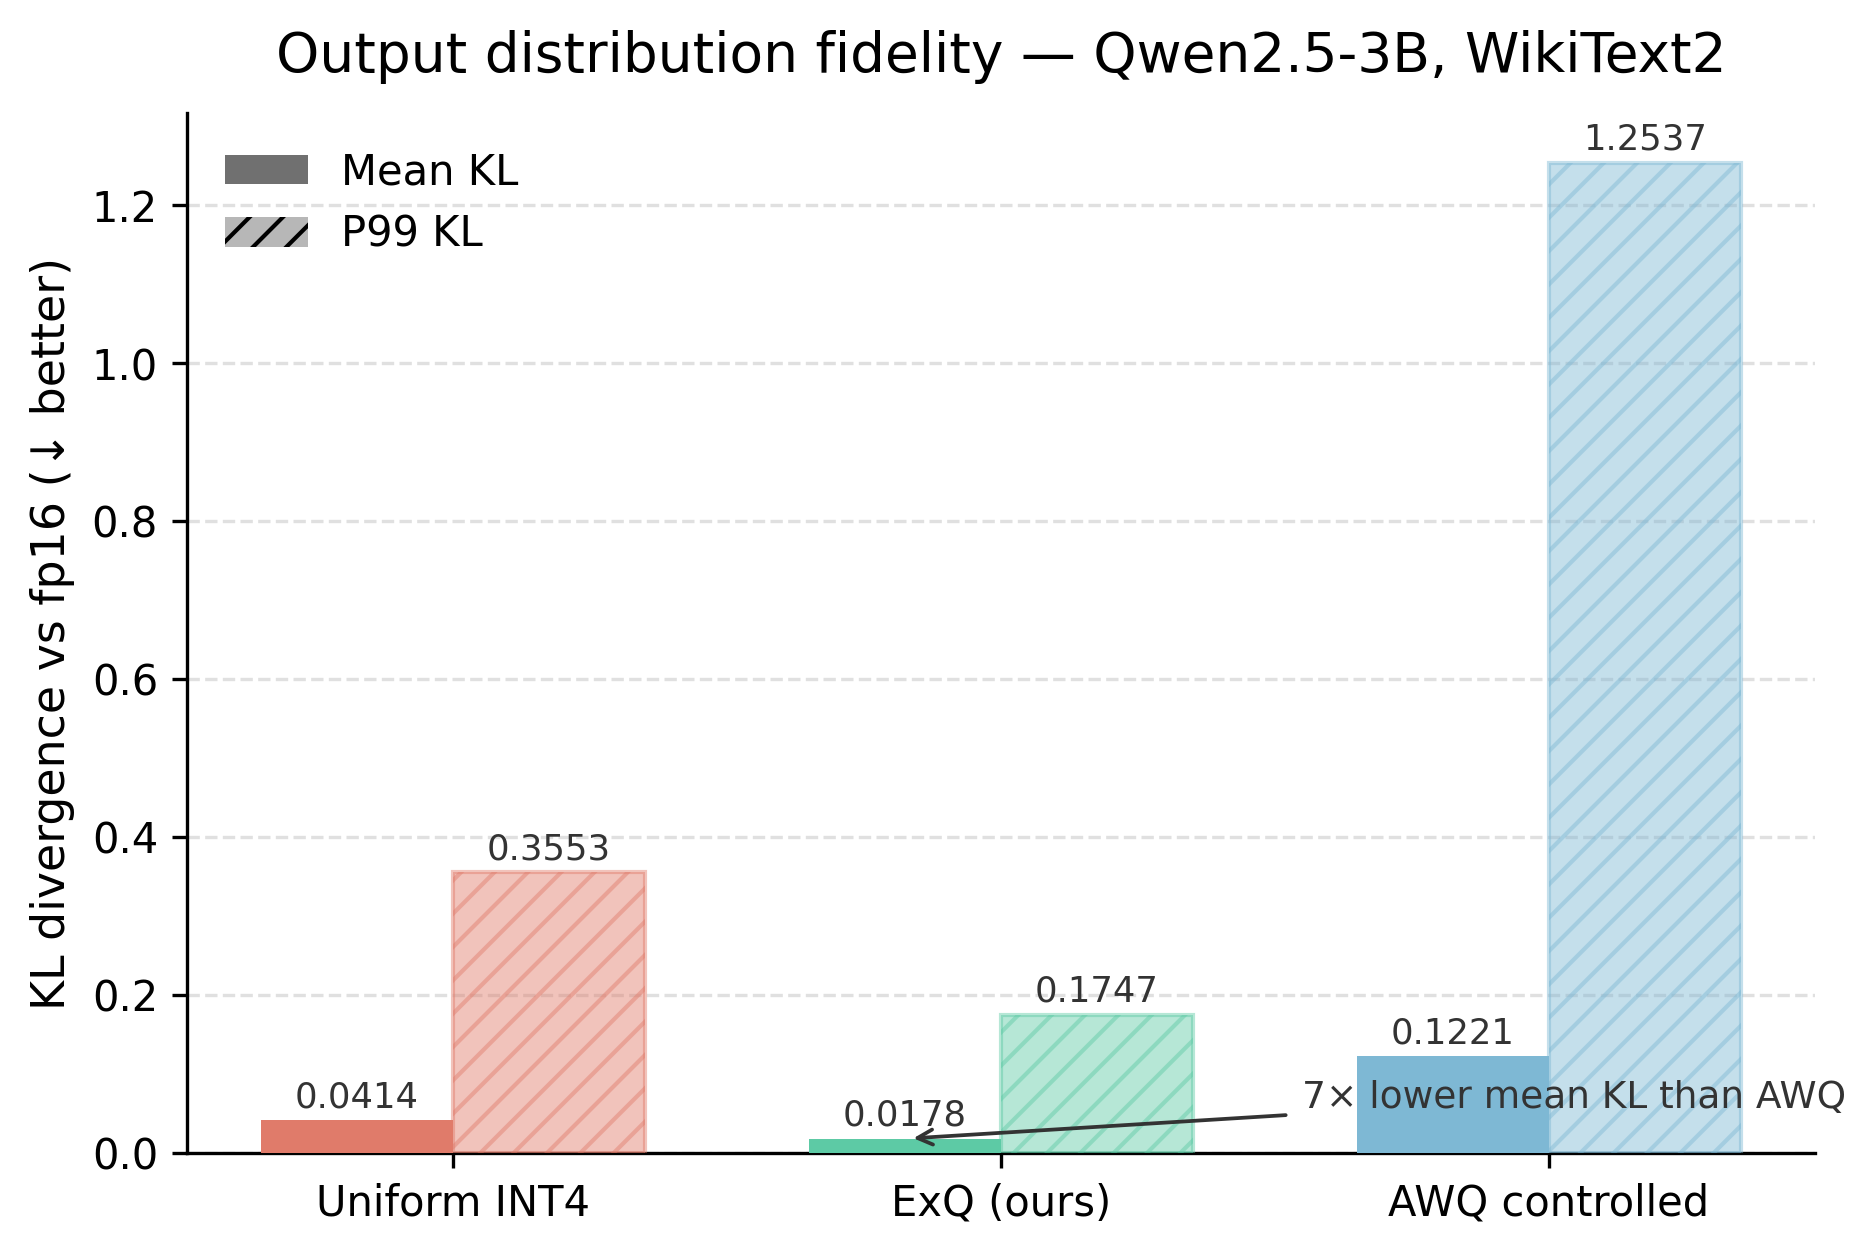

Write the Python code that produced this figure.
"""
Fig 3 — KL divergence vs fp16 output distribution

Qwen2.5-3B, WikiText2.
Data from results/kl_qwen2.5-3b_*.json
"""

import json
import sys
sys.path.insert(0, "figures")

import matplotlib.pyplot as plt
import numpy as np
from matplotlib.patches import Patch
from style import apply_style, CORAL, TEAL, BLUE, DARK, save, bar_label

apply_style()

kl_i4  = json.load(open("results/kl_qwen2.5-3b_int4.json"))
kl_exq = json.load(open("results/kl_qwen2.5-3b_rpgo_dense.json"))
kl_awq = json.load(open("results/kl_qwen2.5-3b_awq_controlled.json"))

variants = ["Uniform INT4", "ExQ (ours)", "AWQ controlled"]
mean_kl  = [kl_i4["mean"],  kl_exq["mean"],  kl_awq["mean"]]
p99_kl   = [kl_i4["p99"],   kl_exq["p99"],   kl_awq["p99"]]
colors   = [CORAL, TEAL, BLUE]

x     = np.arange(len(variants))
width = 0.35

fig, ax = plt.subplots(figsize=(7, 4.5))

bars_mean = [ax.bar(xi - width/2, mean_kl[i], width,
                    color=colors[i], zorder=3)
             for i, xi in enumerate(x)]
bars_p99  = [ax.bar(xi + width/2, p99_kl[i],  width,
                    color=colors[i], alpha=0.45, hatch="///",
                    zorder=3, edgecolor=colors[i])
             for i, xi in enumerate(x)]

for bar in [b[0] for b in bars_mean]:
    bar_label(ax, bar, f"{bar.get_height():.4f}", offset=0.008, fontsize=8.5)
for bar in [b[0] for b in bars_p99]:
    bar_label(ax, bar, f"{bar.get_height():.4f}", offset=0.008, fontsize=8.5)

ax.set_ylabel("KL divergence vs fp16 (↓ better)")
ax.set_xticks(x)
ax.set_xticklabels(variants)
ax.set_title("Output distribution fidelity — Qwen2.5-3B, WikiText2", pad=10)
ax.legend(handles=[
    Patch(facecolor=DARK, alpha=0.7, label="Mean KL"),
    Patch(facecolor=DARK, alpha=0.35, hatch="///", label="P99 KL"),
], loc="upper left")

reduction = mean_kl[2] / mean_kl[1]
ax.annotate(
    f"{reduction:.0f}× lower mean KL than AWQ",
    xy=(x[1] - width/2, mean_kl[1]),
    xytext=(x[1] + 0.55, mean_kl[1] + 0.04),
    arrowprops=dict(arrowstyle="->", color=DARK, lw=0.9),
    fontsize=9, color=DARK,
)

save(fig, "figures/fig3_kl.png")
plt.close()
